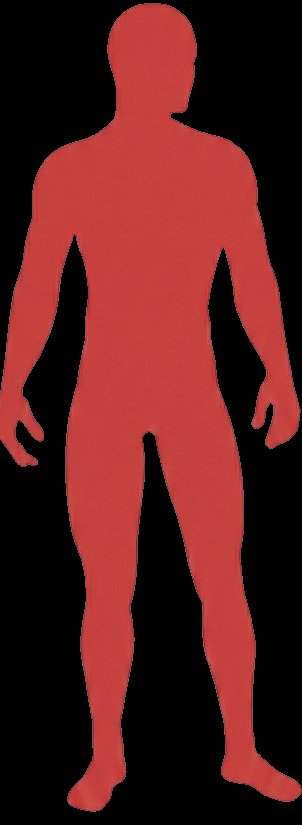
#> input picture src/assets/silhouette_volume_male.png, 302 x 825 px, found by its file name
$ python poly_generator.py
#> lines starting #> are read from the running program, lines starting #| are printed output that depends on the picture; after the words box and inside, x2 and y2 are one past the last pixel; in counts of white or black regions, pixels touching at a corner belong together
import cv2
import numpy as np
import os

def image_to_svg_paths(image_path, sex='male'):
    # Load image
#> called with sex = 'male'
    img = cv2.imread(image_path, cv2.IMREAD_UNCHANGED)
#> img is the input picture: shape (825, 302, 4); mean B, G, R, A 29.1, 30.1, 89.8, 113.7
    if img is None:
        print(f"Error: Could not load {image_path}")
        return

    # Extract Alpha channel as mask
    if img.shape[2] == 4:
        alpha = img[:, :, 3]
        _, body_mask = cv2.threshold(alpha, 10, 255, cv2.THRESH_BINARY)
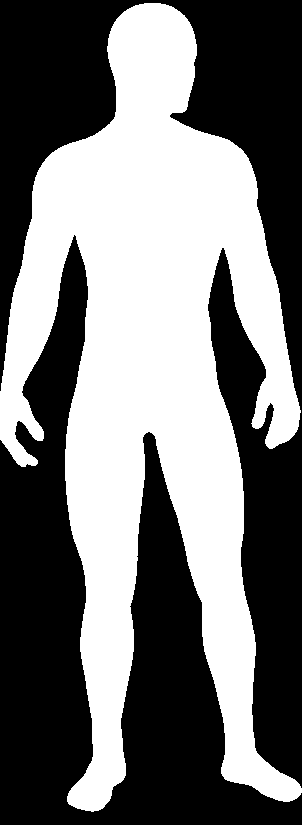
#> body_mask: shape (825, 302); 45.8% white; 1 white region, box (x1, y1, x2, y2) and area: (0, 3, 302, 812) 114218
    else:
        # Fallback if no alpha, assume white background or similar
        gray = cv2.cvtColor(img, cv2.COLOR_BGR2GRAY)
        _, body_mask = cv2.threshold(gray, 240, 255, cv2.THRESH_BINARY_INV)

    h, w = body_mask.shape
#> h = 825; w = 302

    # Define Cutting Zones (Rectangles [x1, y1, x2, y2]) based on 200x600 canvas
    # The image might be different resolution, we will scale normalized zones

    # Normalized coordinates (0-1) based on visual estimation of standard silhouette
    # Male/Female differences in proportions handled by separate configs if needed,
    # but for simplicity we'll use generous boxes that rely on the body_mask to do the shaping.

    zones = {}

    if sex == 'male':
        # Male Zones
        zones = {
            'neck': [0.35, 0.12, 0.65, 0.18],
            'pecho': [0.25, 0.18, 0.75, 0.28],
            'waist': [0.30, 0.28, 0.70, 0.38], # Abs area
            'hips':  [0.25, 0.38, 0.75, 0.45],

            # Left side (Viewer's Left = Right Arm of person if facing front? Usually Front View)
            # Assuming Standard Anatomical Position (Palms forward)
            # Left on screen = Right side of body
            'arm-right':     [0.05, 0.20, 0.25, 0.32], # Upper Arm
            'forearm-right': [0.02, 0.32, 0.22, 0.42],
            'thigh-right':   [0.15, 0.45, 0.48, 0.65],
            'calf-right':    [0.12, 0.65, 0.48, 0.85],

            # Right on screen = Left side of body
            'arm-left':      [0.75, 0.20, 0.95, 0.32],
            'forearm-left':  [0.78, 0.32, 0.98, 0.42],
            'thigh-left':    [0.52, 0.45, 0.85, 0.65],
            'calf-left':     [0.52, 0.65, 0.88, 0.85],
        }
    else:
        # Female Zones (Adjusted roughly)
        zones = {
            'neck': [0.38, 0.13, 0.62, 0.18],
            'pecho': [0.28, 0.18, 0.72, 0.29],
            'waist': [0.32, 0.29, 0.68, 0.38],
            'hips':  [0.25, 0.38, 0.75, 0.48], # Wider hips

            'arm-right':     [0.08, 0.22, 0.28, 0.33],
            'forearm-right': [0.05, 0.33, 0.25, 0.43],
            'thigh-right':   [0.15, 0.48, 0.48, 0.68],
            'calf-right':    [0.18, 0.68, 0.48, 0.88],

            'arm-left':      [0.72, 0.22, 0.92, 0.33],
            'forearm-left':  [0.75, 0.33, 0.95, 0.43],
            'thigh-left':    [0.52, 0.48, 0.85, 0.68],
            'calf-left':     [0.52, 0.68, 0.82, 0.88],
        }

    svg_paths = {}

    for name, coords in zones.items():
        x1, y1, x2, y2 = coords
        x1, x2 = int(x1 * w), int(x2 * w)
        y1, y2 = int(y1 * h), int(y2 * h)

        # Create Box Mask
        box_mask = np.zeros_like(body_mask)
        cv2.rectangle(box_mask, (x1, y1), (x2, y2), 255, -1)

        # Intersect
        part_mask = cv2.bitwise_and(body_mask, box_mask)

        # Find Contours
        contours, _ = cv2.findContours(part_mask, cv2.RETR_EXTERNAL, cv2.CHAIN_APPROX_SIMPLE)

        if not contours:
            continue

        # Get largest contour (ignore noise)
        cnt = max(contours, key=cv2.contourArea)

        # Simplify contour
        epsilon = 0.002 * cv2.arcLength(cnt, True)
        approx = cv2.approxPolyDP(cnt, epsilon, True)

        # Convert to SVG Path String
        # M x y L x y ... Z
        # We need to scale points back to 200x600 coordinating system if image is different
        # Let's assume we map image pixels directly to 200x600 for simplicity or calculate scale

        path_str = "M"
        for pt in approx:
            px, py = pt[0]
            # Map px, py to 200x550 target viewbox
            # Canvas in VolumeHeatmap is 200x600, image drawn 200x550
            # So scale factor is: target_x / img_w

            sx = (px / w) * 200
            sy = (py / h) * 550

            path_str += f" {sx:.1f},{sy:.1f}"
        path_str += " Z"

        svg_paths[name] = path_str
#> this loop made 12 passes
#> epsilon on passes 1, 3, 4, 5, 6, 7, 8, 9, 10, 11, 12: 0.599, 0.81, 0.762, 0.576, 0.514, 0.947, 0.9, 0.548, 0.492, 0.941, 0.893
#> (epsilon, approx) on pass 2: (0.936, [[75, 148], [75, 231], [226, 231], [226, 148]])
#> box_mask: shape (825, 302); 7.3% white; 1 white region, box (x1, y1, x2, y2) and area: (157, 536, 266, 702) 18094
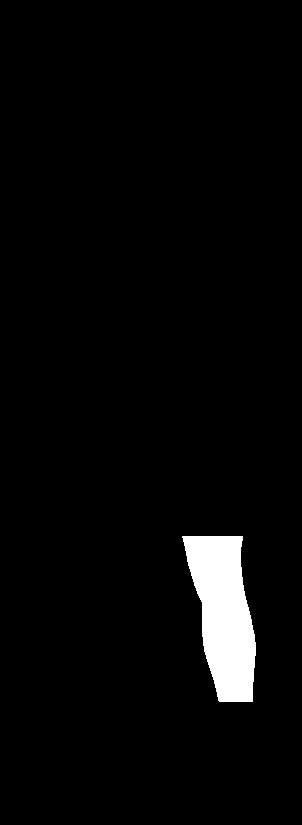
#> part_mask: shape (825, 302); 3.2% white; 1 white region, box (x1, y1, x2, y2) and area: (182, 536, 256, 702) 8065
#> after the loop, svg_paths = 12 items

    return svg_paths

with open('paths_utf8.txt', 'w', encoding='utf-8') as f:
    f.write("--- MALE PATHS ---\n")
    male_paths = image_to_svg_paths(r"D:\Projects\hypertrophy-tracker\src\assets\silhouette_volume_male.png", 'male')
#> male_paths = 12 items
    for k, v in male_paths.items():
        f.write(f"{k}: \"{v}\",\n")
#> this loop made 12 passes
#> k on passes 1 to 12: 'neck', 'pecho', 'waist', 'hips', 'arm-right', 'forearm-right', 'thigh-right', 'calf-right', 'arm-left', 'forearm-left', 'thigh-left', 'calf-left'

    f.write("\n--- FEMALE PATHS ---\n")
    female_paths = image_to_svg_paths(r"D:\Projects\hypertrophy-tracker\src\assets\silhouette_volume_female.png", 'female')
#> call 2 of image_to_svg_paths, with sex = 'female'
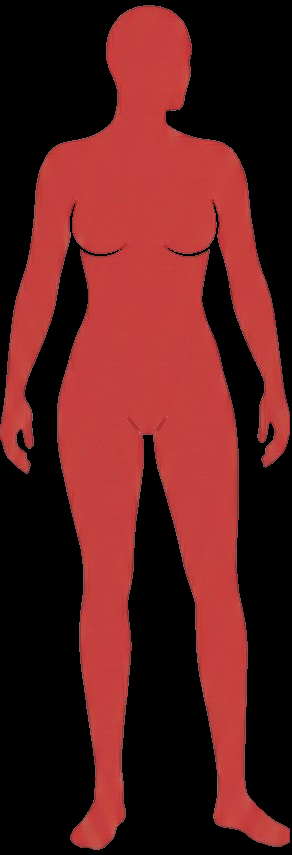
#> input picture src/assets/silhouette_volume_female.png, 292 x 855 px, found by its file name
#> in image_to_svg_paths, img is the input picture: shape (855, 292, 4); mean B, G, R, A 28.9, 29.9, 89, 112.8
#> in image_to_svg_paths (call 2), `_, body_mask = cv2.threshold(alpha, 10, 255, cv2.THRESH_BINARY)`:
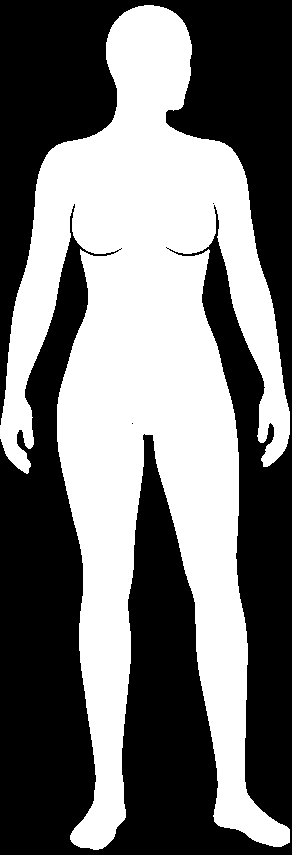
#> body_mask: shape (855, 292); 45.7% white; 1 white region, box (x1, y1, x2, y2) and area: (0, 5, 290, 850) 114076
#> the loop in image_to_svg_paths (call 2), `for name, coords in zones.items():` made 12 passes
#> epsilon on passes 1 to 12: 0.437, 0.889, 0.961, 0.906, 0.744, 0.477, 0.975, 0.864, 0.718, 0.485, 0.986, 0.855
#> pass 1, in image_to_svg_paths (call 2), `part_mask = cv2.bitwise_and(body_mask, box_mask)`:
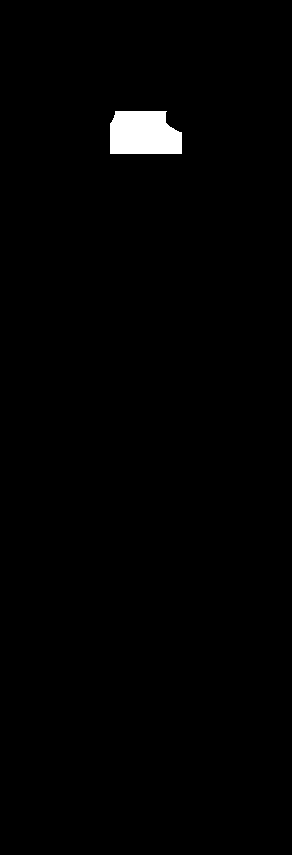
#> part_mask: shape (855, 292); 1.1% white; 1 white region, box (x1, y1, x2, y2) and area: (110, 111, 182, 154) 2775
#> after the loop in image_to_svg_paths (call 2), `for name, coords in zones.items():`:
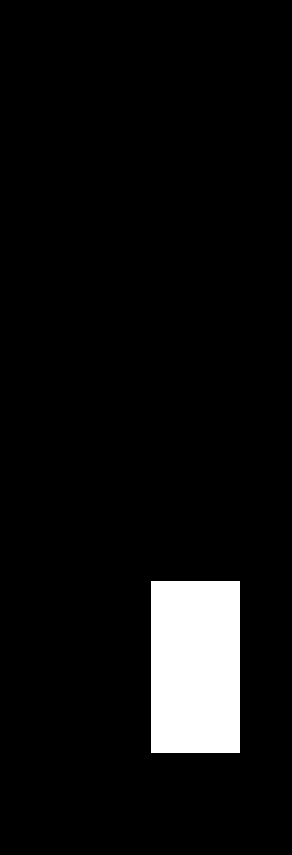
#> box_mask: shape (855, 292); 6.1% white; 1 white region, box (x1, y1, x2, y2) and area: (151, 581, 240, 753) 15308
#> after the loop in image_to_svg_paths (call 2), `for name, coords in zones.items():`:
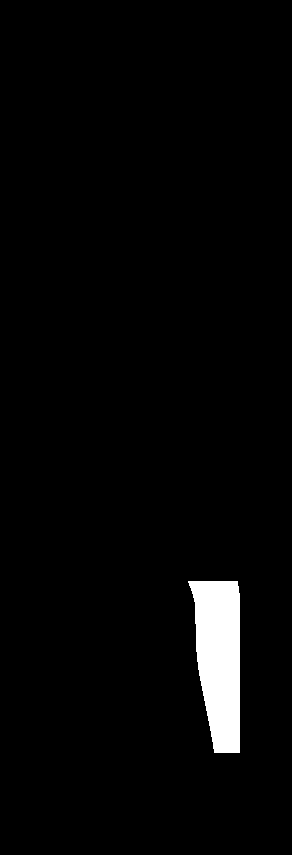
#> part_mask: shape (855, 292); 2.7% white; 1 white region, box (x1, y1, x2, y2) and area: (188, 581, 240, 753) 6769
#> female_paths = 12 items
    for k, v in female_paths.items():
        f.write(f"{k}: \"{v}\",\n")

print("Done writing to paths_utf8.txt")
